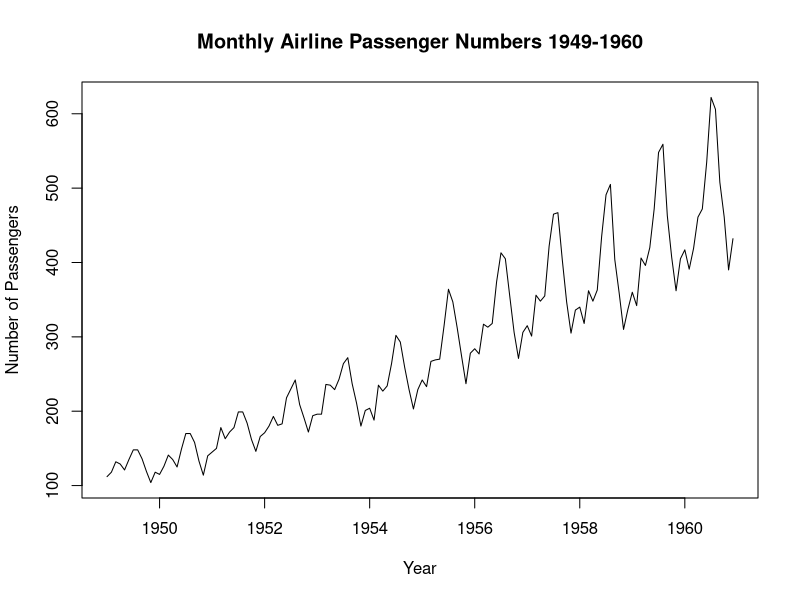

The R script that drew this image:
data(AirPassengers)
AP <- AirPassengers
AP
class(AP)
start(AP)
end(AP)
frequency(AP)
plot(
  AP,
  ylab = "Number of Passengers",
  xlab = "Year",
  main = "Monthly Airline Passenger Numbers 1949-1960"
)
# trend: a systematic change that does not appear to be periodic
# seasonal variation: applied generally to repeating patterns within any fixed period of time (e.g. days of the week)
# cycles: pattern that do not correspond to some fix ed period of time (e.g. business cycles)
# general assumption: in the absence of some shock to the system, trends generally change slowly => linear extrapolation is reasonable.
